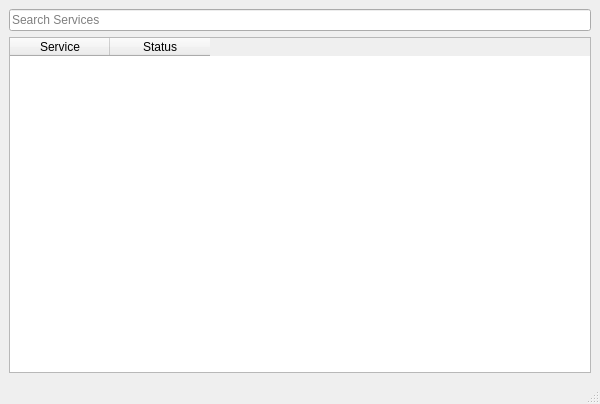
<?xml version="1.0" encoding="UTF-8"?>
<ui version="4.0">
 <class>MainWindow</class>
 <widget class="QMainWindow" name="MainWindow">
  <property name="geometry">
   <rect>
    <x>0</x>
    <y>0</y>
    <width>600</width>
    <height>404</height>
   </rect>
  </property>
  <property name="sizePolicy">
   <sizepolicy hsizetype="Expanding" vsizetype="Expanding">
    <horstretch>0</horstretch>
    <verstretch>0</verstretch>
   </sizepolicy>
  </property>
  <property name="minimumSize">
   <size>
    <width>600</width>
    <height>400</height>
   </size>
  </property>
  <property name="maximumSize">
   <size>
    <width>16777215</width>
    <height>16777215</height>
   </size>
  </property>
  <property name="windowTitle">
   <string>MainWindow</string>
  </property>
  <widget class="QWidget" name="centralwidget">
   <property name="sizePolicy">
    <sizepolicy hsizetype="Expanding" vsizetype="Expanding">
     <horstretch>0</horstretch>
     <verstretch>0</verstretch>
    </sizepolicy>
   </property>
   <property name="acceptDrops">
    <bool>false</bool>
   </property>
   <layout class="QVBoxLayout" name="verticalLayout">
    <item>
     <widget class="QLineEdit" name="searchBox">
      <property name="alignment">
       <set>Qt::AlignmentFlag::AlignLeading|Qt::AlignmentFlag::AlignLeft|Qt::AlignmentFlag::AlignVCenter</set>
      </property>
      <property name="placeholderText">
       <string>Search Services</string>
      </property>
     </widget>
    </item>
    <item>
     <widget class="QTableWidget" name="serviceTable">
      <property name="sizePolicy">
       <sizepolicy hsizetype="Expanding" vsizetype="Expanding">
        <horstretch>0</horstretch>
        <verstretch>0</verstretch>
       </sizepolicy>
      </property>
      <property name="columnCount">
       <number>2</number>
      </property>
      <column>
       <property name="text">
        <string>Service</string>
       </property>
      </column>
      <column>
       <property name="text">
        <string>Status</string>
       </property>
      </column>
     </widget>
    </item>
   </layout>
  </widget>
  <widget class="QStatusBar" name="statusbar"/>
 </widget>
 <resources/>
 <connections/>
</ui>
